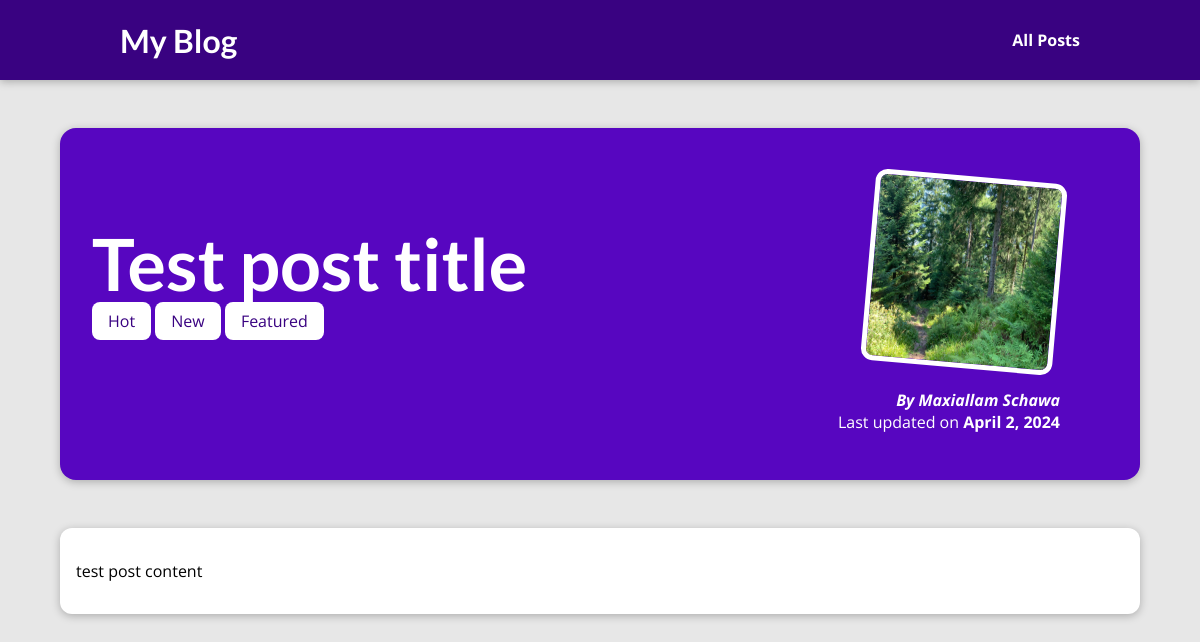
Screenshot of /blog/post/test-post-title/ with the database file from the repository.
### blog/models.py (models this page shows, shortened)
class Post(models.Model):
    title = models.CharField(max_length=150)
    excerpt = models.CharField(max_length=200)
    image_name = models.CharField(max_length=100)
    date = models.DateField(auto_now=True)
    slug = models.SlugField(unique=True, db_index=True)
    content = models.TextField(validators=[MinLengthValidator(10)])
    author = models.ForeignKey(
        Author, on_delete=models.SET_NULL, null=True, related_name='posts')
    tags = models.ManyToManyField(Tag)

class Tag(models.Model):
    caption = models.CharField(max_length=20)

class Author(models.Model):
    first_name = models.CharField(max_length=100)
    last_name = models.CharField(max_length=100)
    email = models.EmailField()
    def full_name(self):
        return f'{self.first_name} {self.last_name}'
    def __str__(self):
        return self.full_name()

### blog/views.py (the view)
# urls.py: path('post/<slug:slug>/', views.post_detail, name='post-detail-page'),
def post_detail(request, slug):
    identified_post = Post.objects.get(slug=slug)
    return render(request, 'blog/post-detail.html', {
        'post': identified_post
    })

### blog/templates/blog/post-detail.html (shortened to what this page needs)
{% extends 'base.html' %}
{% load static %}
{% block css_files %}
    <link rel="stylesheet" href="{% static 'blog/post-detail.css' %}">
{% endblock css_files %}
{% block content %}
    <section id="summary">
        <h2>{{ post.title }}</h2>
        <div>
            {% for tag in post.tags.all %}
                <span class="tag">{{ tag.caption }}</span>
            {% endfor %}
        </div>
        <article>
            <img src="{% static 'blog/images/'|add:post.image_name %}" alt="{{ post.title }}">
            <address>By <a href="mailto:{{ post.author.email }}">{{ post.author }}</a></address>
            <div>
                Last updated on <time>{{ post.date }}</time>
            </div>
        </article>
    </section>
    <main>
        <p>{{ post.content|linebreaks }}</p>
    </main>
{% endblock content %}

### static/app.css (style rules this page uses)
* { box-sizing: border-box; }
html { font-family: 'Open Sans', 'Lato', sans-serif; }
body { margin: 0; }
h1, h2, h3 { font-family: 'Lato', sans-serif; font-weight: bold; }

### blog/static/blog/post-detail.css (style rules this page uses)
body { background-color: #e7e7e7; }
#summary { margin: 8rem auto 3rem auto; padding: 2rem; width: 90%; max-width: 90rem; border-radius: 16px; background-color: #5706c0; position: relative; box-shadow: 0 2px 8px rgba(0, 0, 0, 0.25); height: 22rem; }
#summary h2 { color: white; font-size: 4.5rem; margin-bottom: 0.25rem; }
#summary article { position: absolute; top: 2rem; right: 3rem; padding: 1rem 2rem; border-radius: 12px; text-align: right; color: white; }
#summary article img { width: 12rem; height: 12rem; border-radius: 12px; transform: rotateZ(5deg); border: 5px solid white; margin-bottom: 1rem; }
#summary address { font-weight: bold; }
#summary a { color: white; text-decoration: none; }
#summary time { font-weight: bold; }
main { width: 90%; max-width: 90rem; margin: 3rem auto; background-color: white; padding: 1rem; border-radius: 12px; box-shadow: 0 2px 8px rgba(0, 0, 0, 0.25); }
.tag { background-color: white; color:#390281; padding: 0.5rem 1rem; border-radius: 8px; }

### rows the page displays
Post: title "Test post title", image_name (picture), author "Maxiallam Schawa", date "April 2, 2024", content "test post content"
Tag: caption "Hot"
Tag: caption "New"
Tag: caption "Featured"
